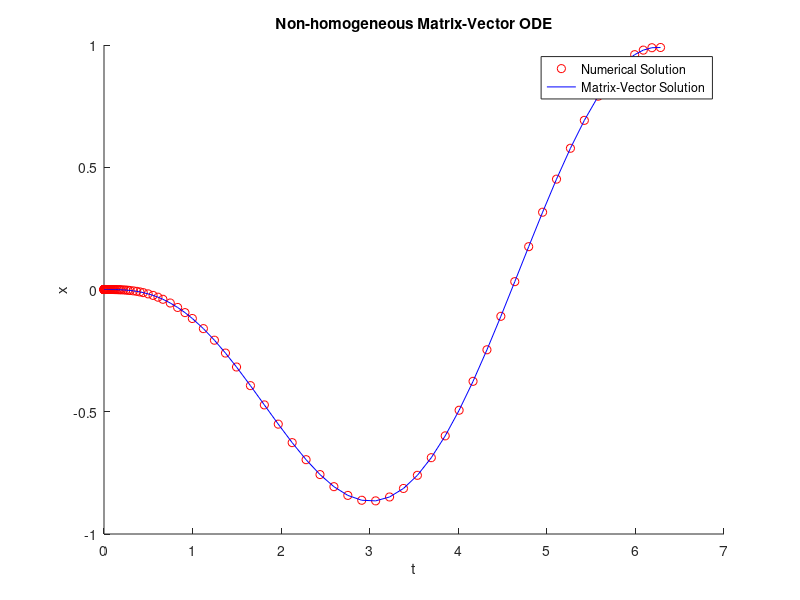

The MATLAB source for this figure:
%% Non-Homogeneous Matrix-Vector ODE

t = linspace(0,2*pi);
dxdt = @(t,x) [x(2);-x(1) - x(2) - sin(t)];
T = 2*pi;
x0 = [0;0];
[t,x] = ode45(dxdt,[0 T],x0);
A = [0 1;-1 -1];
I = [1 0;0 1];
[V,D] = eig(A);
lambda1 = D(1);
lambda2 = D(4);
a1b1 = (A^-1 + I)^-1 *[0;-1];
a2b2 = A*a1b1;
xp = a1b1*cos(t)' + a2b2*sin(t)';
B = ones(2,2);
B(2,:) = [lambda1 lambda2];
C = V^-1 * [1;0];
xc = C(1)*V(:,1)*exp(lambda1*t)' + C(2)*V(:,2)*exp(lambda2*t)';
x1 = xc + xp;

figure
hold on
plot(t,x(:,1),'ro');
plot(t,x(:,1),'b-');
xlabel('t');
ylabel('x');
legend('Numerical Solution','Matrix-Vector Solution');
title('Non-homogeneous Matrix-Vector ODE');